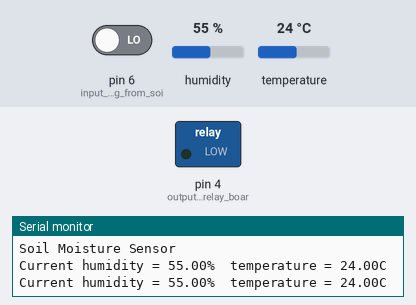
Bench run of a sketch on a simulated Arduino Uno, built with avr-gcc and run on an emulated ATmega328P. On the bench: switched loads named in the sketch (green lamp = pin HIGH), the last lines printed to the serial monitor. The inputs (shaded band) are chosen by the test bench; at power-on: pin 6 (input_pin_coming_from_soi) LOW, humidity 55 %, temperature 24 °C.

Above: at 2.7 s.
2.8 s: pin 6 (input_pin_coming_from_soi) driven HIGH
At 4.6 s:
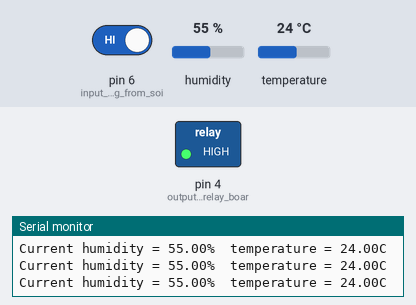
5.0 s: pin 6 (input_pin_coming_from_soi) driven LOW
At 6.7 s:
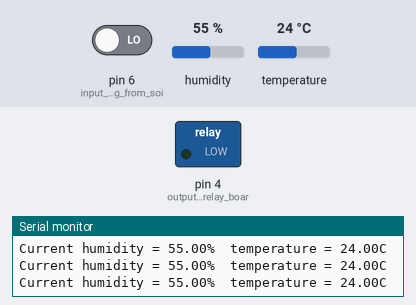
Timing chart, 0 to 8.2 s (numbered marks = the images above; inputs shaded):
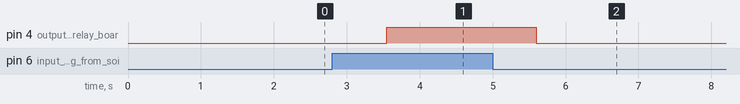

The sketch:

DHT11_and_Soil_moisture.ino
```cpp
#include "dht.h"
#define dht_apin A0 // Analog Pin sensor is connected to
dht DHT;
int water; //random variable

void setup(){

  Serial.begin(9600);
  delay(500);//Delay to let system boot

  Serial.println("DHT11 Humidity & temperature Sensor\n\n");
  Serial.println("Soil Moisture Sensor\n\n");

  pinMode(4,OUTPUT); //output pin for relay board, this will sent signal to the relay
  pinMode(6,INPUT); //input pin coming from soil sensor

  delay(1000);//Wait before accessing Sensor

}//end "setup()"

void loop(){
    //Start of Program

    // Soil sensor =====================
    water = digitalRead(6);  // reading the coming signal from the soil sensor
    if(water == HIGH) // if water level is full then cut the relay
    {
    digitalWrite(4,HIGH); // low is to cut the relay
    }
    else
    {
    digitalWrite(4,LOW); //high to continue proving signal and water supply
    }

    // DHT Senosr ===================
    DHT.read11(dht_apin);
    Serial.print("Current humidity = ");
    Serial.print(DHT.humidity);
    Serial.print("%  ");
    Serial.print("temperature = ");
    Serial.print(DHT.temperature);
    Serial.println("C  ");
    delay(1000);//Wait 1 seconds before accessing sensor again.

    //Fastest should be once every two seconds.

}// end loop()
```

Measured:
- after the input at 2.8 s, pin 4 (output_pin_for_relay_boar): LOW → HIGH after 0.75 s
- after the input at 5.0 s, pin 4 (output_pin_for_relay_boar): HIGH → LOW after 0.60 s
